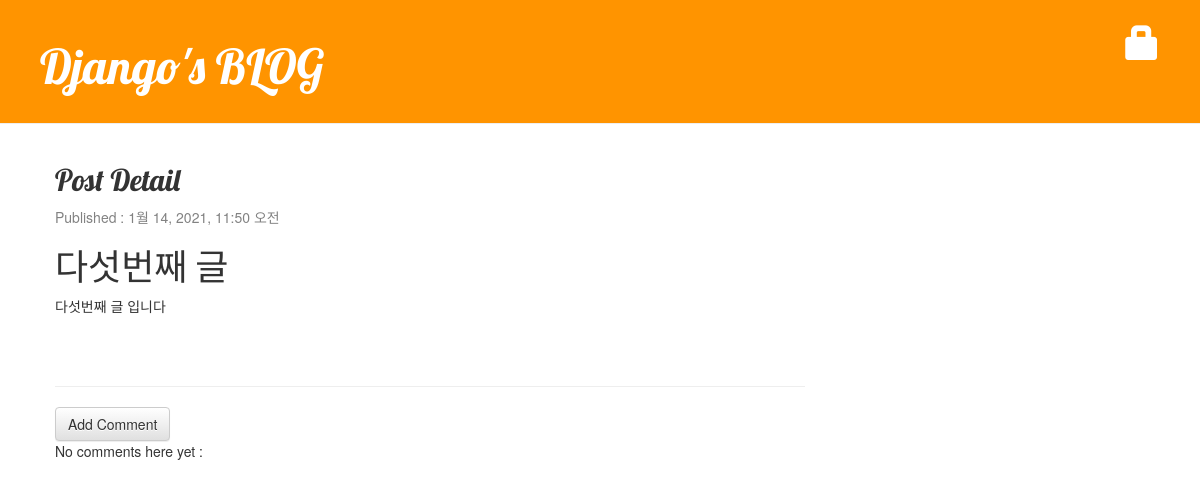
Page /post/7 on the committed database.
### blog/models.py (models this page shows, shortened)
class Post(models.Model):
    author = models.ForeignKey('auth.User', on_delete=models.CASCADE)
    title = models.CharField(max_length=200, validators=[min_length_3_validator])
    text = models.TextField()
    created_date = models.DateTimeField(default=timezone.now)
    published_date = models.DateTimeField(blank=True, null=True)

### blog/views.py (the view)
# urls.py: path('post/<int:pk>', views.post_detail, name='post_detail'),
def post_detail(request, pk):
    post = get_object_or_404(Post, pk=pk)
    return render(request, 'blog/post_detail.html', {'post': post})

### blog/templates/blog/post_detail.html (shortened to what this page needs)
{% extends 'blog/base.html' %}
{% block content %}
<div class="post">
    <h2>Post Detail</h2>
    {% if post.published_date %}
    <div class="date">
        <p>Published : {{post.published_date}}</p>
    </div>
    {% endif %}
    <h1>{{post.title}}</h1>
    <p>{{post.text|linebreaksbr}}</p>
</div>
<hr>
<a href="{% url 'add_comment_to_post' pk=post.pk %}" class="btn btn-default">Add Comment</a>
{% for comment in post.comments.all %}
    {% if user.is_authenticated %}
    <div class="comment">
        <div class="date">
            {{comment.created_date}}
            {% if not comment.approved_comment %}
                <a href="{% url 'comment_remove' pk=comment.pk %}" class="btn btn-default">
                    <span class="glyphicon glyphicon-remove"></span>
                </a>
                <a href="{% url 'comment_approve' pk=comment.pk %}" class="btn btn-default">
                    <span class="glyphicon glyphicon-ok"></span>
                </a>
            {% endif %}
        </div>
        <strong>{{comment.author}}</strong>
        <p>{{comment.text|linebreaks}}</p>
    </div>
    {% endif %}
{% empty %}
    <p>No comments here yet : </p>
{% endfor %}
{% endblock %}

### blog/static/css/blog.css (style rules this page uses)
h1, h2, h3, h4 { font-family: 'Lobster', cursive; }
.date { color: #828282; }
.post { margin-bottom: 70px; }

### rows in the picture
Post: published_date "1월 14, 2021, 11:50 오전", title "다섯번째 글", text "다섯번째 글 입니다"
